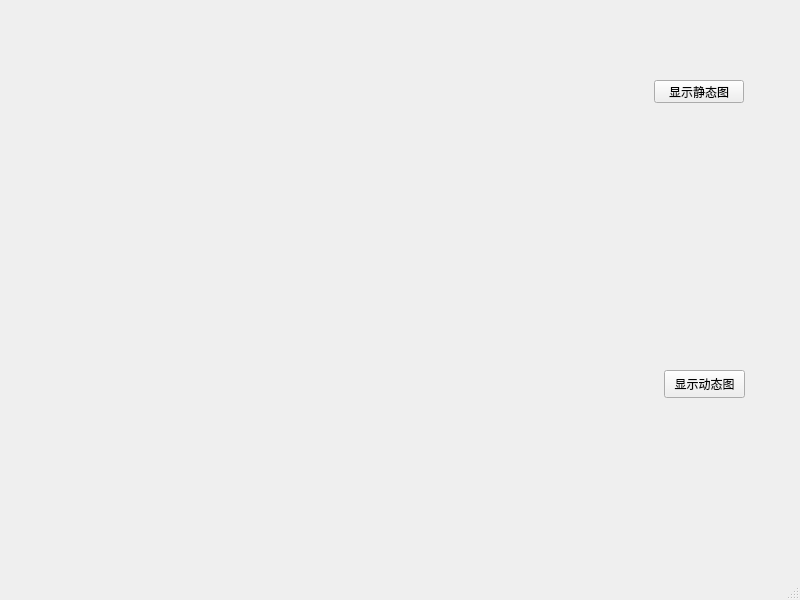
<?xml version="1.0" encoding="UTF-8"?>
<ui version="4.0">
    <class>MainWindow</class>
    <widget class="QMainWindow" name="MainWindow">
        <property name="geometry">
            <rect>
                <x>0</x>
                <y>0</y>
                <width>800</width>
                <height>600</height>
            </rect>
        </property>
        <property name="windowTitle">
            <string>MainWindow</string>
        </property>
        <widget class="QWidget" name="centralwidget">
            <widget class="MatplotlibWidget" name="matplotlibwidget_static" native="true">
                <property name="geometry">
                    <rect>
                        <x>10</x>
                        <y>0</y>
                        <width>611</width>
                        <height>271</height>
                    </rect>
                </property>
            </widget>
            <widget class="QPushButton" name="pushButton">
                <property name="geometry">
                    <rect>
                        <x>654</x>
                        <y>80</y>
                        <width>90</width>
                        <height>23</height>
                    </rect>
                </property>
                <property name="text">
                    <string>显示静态图</string>
                </property>
            </widget>
            <widget class="MatplotlibWidget" name="matplotlibwidget_dynamic" native="true">
                <property name="geometry">
                    <rect>
                        <x>10</x>
                        <y>270</y>
                        <width>611</width>
                        <height>291</height>
                    </rect>
                </property>
            </widget>
            <widget class="QPushButton" name="pushButton_2">
                <property name="geometry">
                    <rect>
                        <x>664</x>
                        <y>370</y>
                        <width>81</width>
                        <height>28</height>
                    </rect>
                </property>
                <property name="text">
                    <string>显示动态图</string>
                </property>
            </widget>
        </widget>
        <widget class="QMenuBar" name="menubar">
            <property name="geometry">
                <rect>
                    <x>0</x>
                    <y>0</y>
                    <width>800</width>
                    <height>26</height>
                </rect>
            </property>
        </widget>
        <widget class="QStatusBar" name="statusbar"/>
    </widget>
    <customwidgets>
        <customwidget>
            <class>MatplotlibWidget</class>
            <extends>QWidget</extends>
            <header>matplotlibwidget.h</header>
            <container>1</container>
        </customwidget>
    </customwidgets>
    <resources/>
    <connections/>
</ui>
